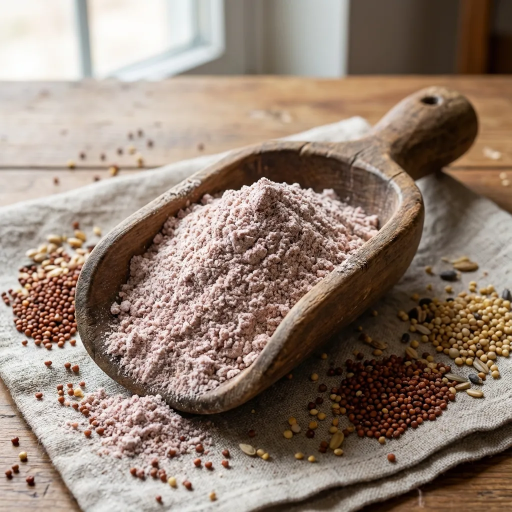
#> input picture ragi_premix.webp, 1024 x 1024 px, found by its file name (shown at 1/2 size)
$ python merge_combo_images.py
#> lines starting #> are read from the running program, lines starting #| are printed output that depends on the picture
from PIL import Image
import os

def merge_images(image1_path, image2_path, output_path):
    try:
        img1 = Image.open(image1_path)
#> img1 is the input picture: PIL image 1024x1024 RGB; mean R, G, B 146.6, 128.3, 115.2
        img2 = Image.open(image2_path)
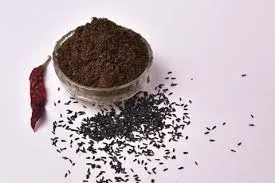
#> input picture huchellu.webp, 275 x 183 px, found by its file name
#> img2 is the input picture: PIL image 275x183 RGB; mean R, G, B 192.2, 180.4, 186.1

        # Resize images to same height
        target_height = min(img1.height, img2.height)
#> target_height = 183

        # Calculate aspect ratios to maintain width proportionality
        img1_ratio = img1.width / img1.height
#> img1_ratio = 1
        img2_ratio = img2.width / img2.height
#> img2_ratio = 1.5

        new_width1 = int(target_height * img1_ratio)
#> new_width1 = 183
        new_width2 = int(target_height * img2_ratio)
#> new_width2 = 275

        img1 = img1.resize((new_width1, target_height), Image.Resampling.LANCZOS)
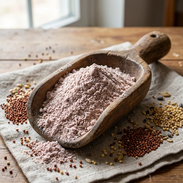
#> img1: PIL image 183x183 RGB; mean R, G, B 146.6, 128.3, 115.3
        img2 = img2.resize((new_width2, target_height), Image.Resampling.LANCZOS)

        # Create new image
        total_width = new_width1 + new_width2 + 20 # 20px padding
#> total_width = 478
        new_img = Image.new('RGB', (total_width, target_height), (255, 255, 255))
#> new_img: PIL image 478x183 RGB; every value is 255

        new_img.paste(img1, (0, 0))
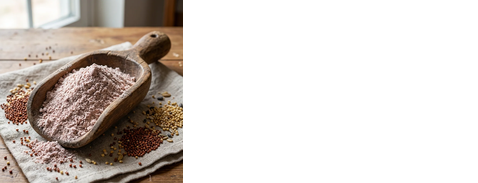
#> new_img: PIL image 478x183 RGB; mean R, G, B 213.5, 206.5, 201.5
        new_img.paste(img2, (new_width1 + 20, 0))
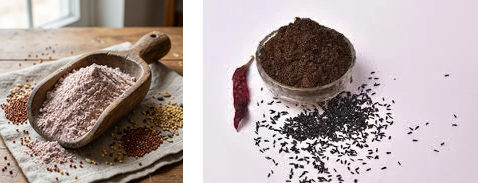
#> new_img: PIL image 478x183 RGB; mean R, G, B 177.4, 163.6, 161.9

        new_img.save(output_path, 'WEBP', quality=90)
        print(f"Successfully saved merged image to {output_path}")

    except Exception as e:
        print(f"Error merging images: {e}")

if __name__ == "__main__":
    base_dir = r"c:\Users\INTEL\Desktop\Rithvik Foods"
    img1 = os.path.join(base_dir, "ragi_premix.webp")
    img2 = os.path.join(base_dir, "huchellu.webp")
    out = os.path.join(base_dir, "combo_ragi_huch.webp")

    merge_images(img1, img2, out)
